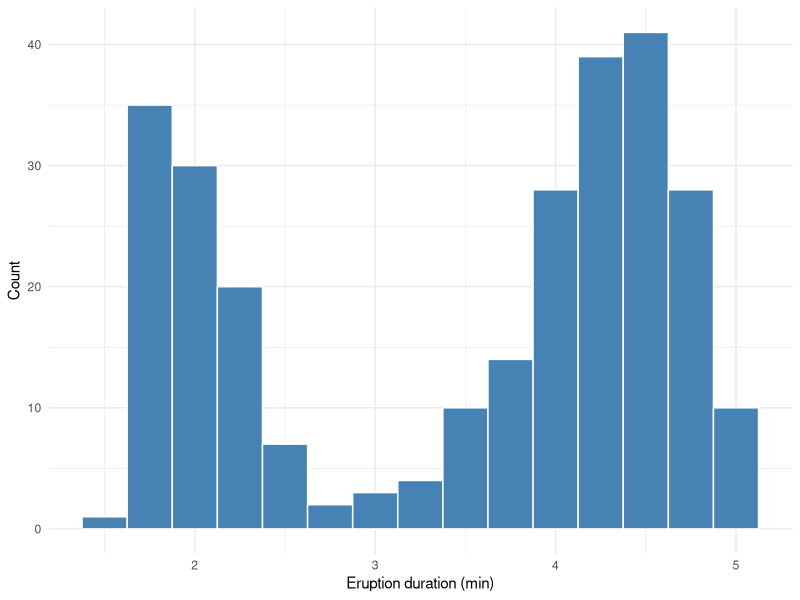

Write R code to recreate this figure.
## ---- chunk 1
#| label: summary-faithful
data(faithful)
summary(faithful$eruptions)
mean(faithful$eruptions)
sd(faithful$eruptions)
## ---- chunk 2
#| label: fig-faithful-hist
#| fig-cap: "Old Faithful eruption durations (minutes)."
#| fig-width: 6
#| fig-height: 3.5
library(ggplot2)
ggplot(faithful, aes(x = eruptions)) +
  geom_histogram(binwidth = 0.25, fill = "steelblue", colour = "white") +
  labs(x = "Eruption duration (min)", y = "Count") +
  theme_minimal()
